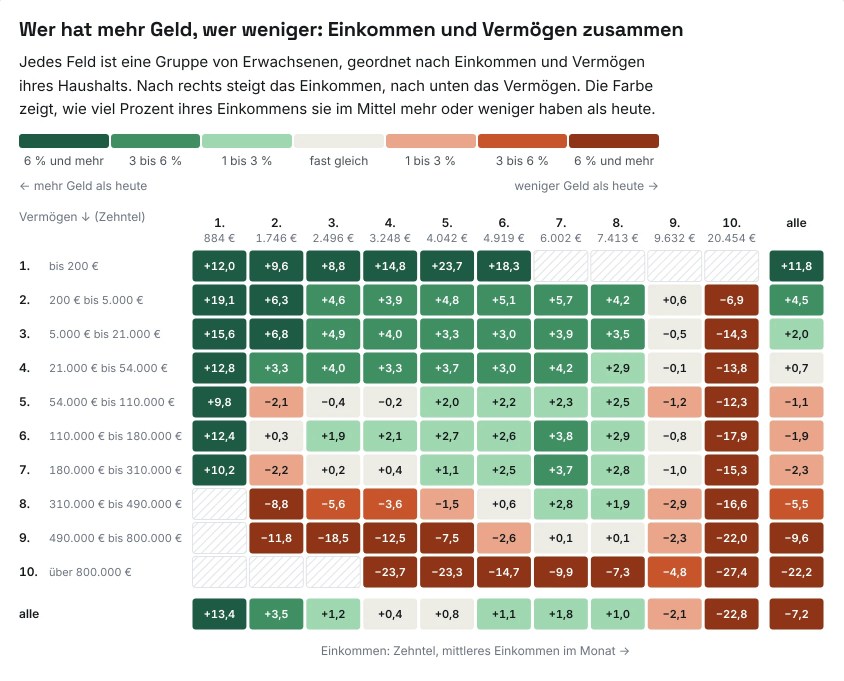
#> input picture bilder/steuerlast/steuerlast-feld-einkommen-vermoegen.webp, 1688 x 1362 px, given in place of steuerlast-feld-einkommen-vermoegen.png, which was not available (shown at 1/2 size)
$ python steuerlast-schnitt.py
#> lines starting #> are read from the running program, lines starting #| are printed output that depends on the picture
from PIL import Image, ImageDraw
import os
D=os.environ.get('QUELLE','/mnt/project-files/rechenmodell-mikrosim/v0.3/steuerlast/')   # Buch Version 41: .../version-41/steuerlast/
O='/home/user/mut-zur-zukunft/bilder/steuerlast/'
plan={
 'steuerlast-feld-einkommen-vermoegen':[(8,100),(200,1440)],
 'steuerlast-nach-einkommen':[(8,960)],
 'steuerlast-anteile':[(8,700)],
 'steuerlast-nach-vermoegen':[(8,790)],
 'wer-bezahlt-einkommen-vermoegen':[(8,100),(200,1200)],
 'vermoegen-sparen':[(8,100),(200,1240)],
}
for f,segs in plan.items():
    if not os.path.exists(D+f+'.png'):
        print(f,'fehlt in der Quelle, bleibt wie es ist'); continue
    im=Image.open(D+f+'.png').convert('RGB')
#> im is the input picture: PIL image 1688x1362 RGB; mean R, G, B 210, 211.7, 201.9
    if f=='steuerlast-nach-einkommen':
        ImageDraw.Draw(im).rectangle([1080,36,1680,120],fill=(255,255,255))
    W=im.width-8
#> W = 1680
    parts=[im.crop((4,a,im.width-4,b)) for a,b in segs]
#> parts = 2 items
    H=sum(p.height for p in parts)+30
#> H = 1362
    out=Image.new('RGB',(W,H),(255,255,255)); y=0
#> after `out = Image.new('RGB', (W, H), (255, 255, 255))`: out: PIL image 1680x1362 RGB; every value is 255
    for p in parts: out.paste(p,(0,y)); y+=p.height
#> this loop made 2 passes
#> y on passes 1 to 2: 92, 1332
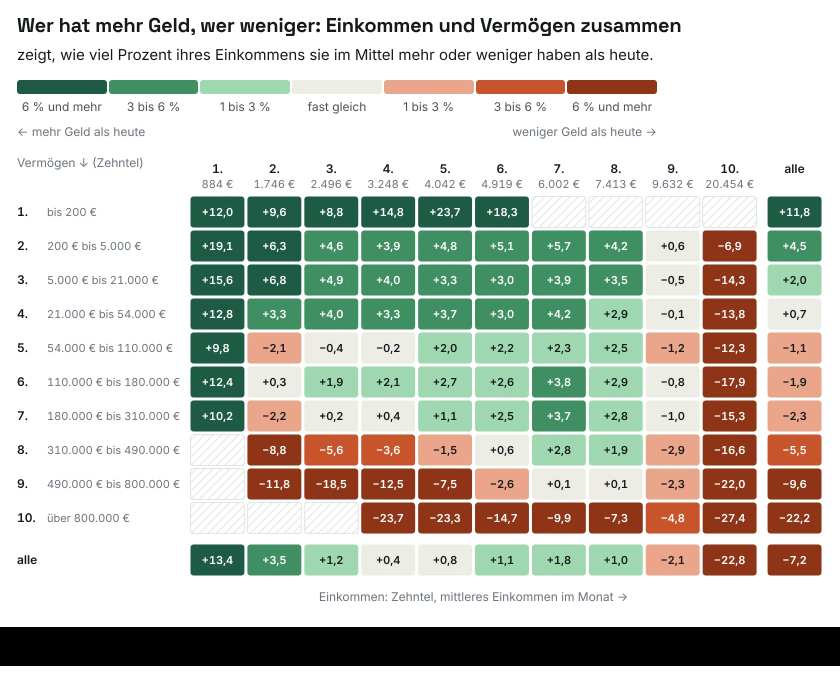
#> out: PIL image 1680x1362 RGB (shown at 1/2 size); mean R, G, B 196.7, 198.4, 188.6
#> after the loop, y = 1332
    out.save(O+f+'.webp',quality=88,method=6)
    print(f,out.size)
#| steuerlast-feld-einkommen-vermoegen (1680, 1362)
#> pass 2 of the loop `for f,segs in plan.items():`:
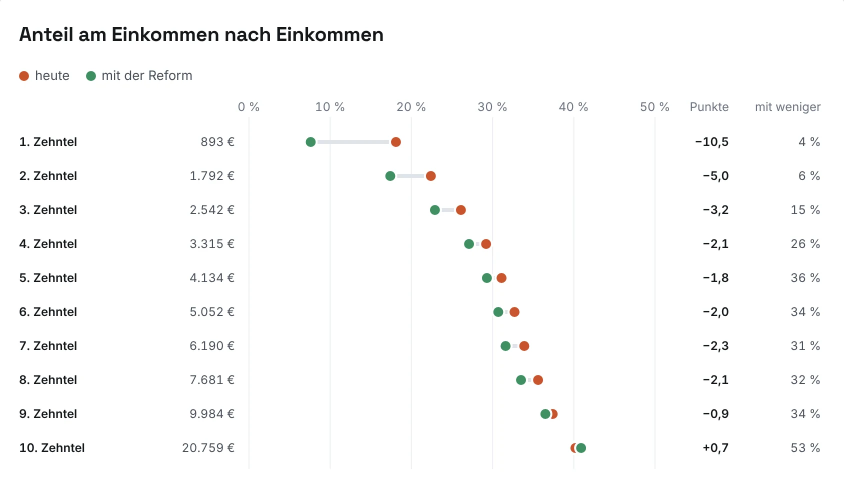
#> input picture bilder/steuerlast/steuerlast-nach-einkommen.webp, 1688 x 982 px, given in place of steuerlast-nach-einkommen.png, which was not available (shown at 1/2 size)
#> im is the input picture: PIL image 1688x982 RGB; mean R, G, B 250.7, 250.8, 250.7
#> parts = 1 item
#> H = 982
#> the loop `for p in parts: out.paste(p,(0,y)); y+=p.height` made 1 pass
#> y on pass 1: 952
#> after the loop `for p in parts: out.paste(p,(0,y)); y+=p.height`:
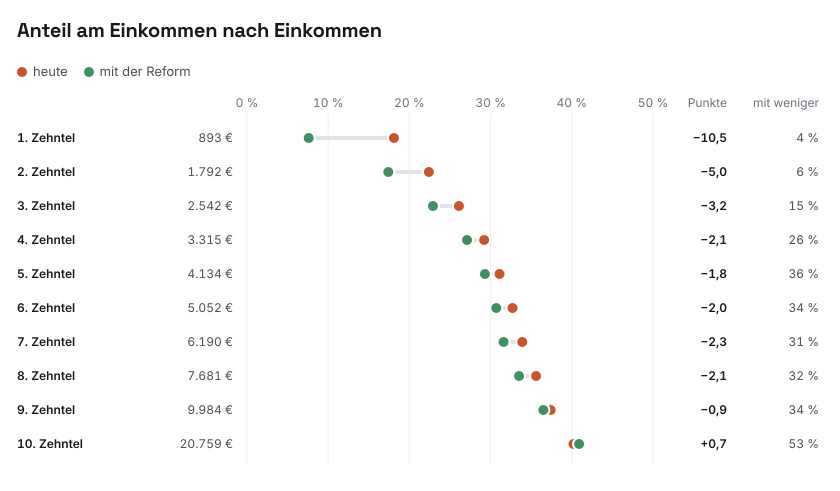
#> out: PIL image 1680x982 RGB (shown at 1/2 size); mean R, G, B 250.7, 250.8, 250.6
#> after the loop `for p in parts: out.paste(p,(0,y)); y+=p.height`: y = 952
#| steuerlast-nach-einkommen (1680, 982)
#> pass 3 of the loop `for f,segs in plan.items():`:
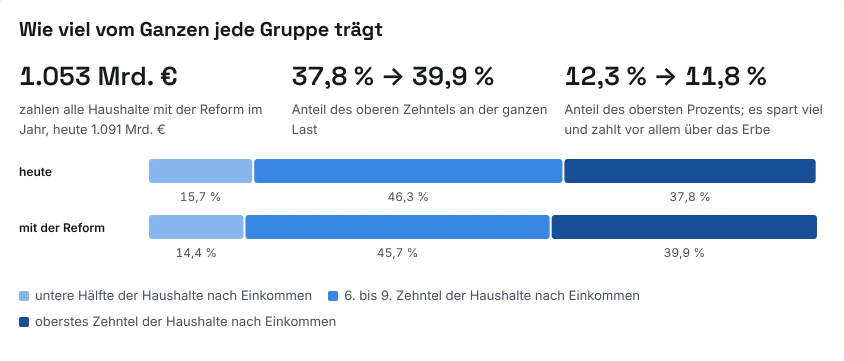
#> input picture bilder/steuerlast/steuerlast-anteile.webp, 1688 x 722 px, given in place of steuerlast-anteile.png, which was not available (shown at 1/2 size)
#> im is the input picture: PIL image 1688x722 RGB; mean R, G, B 226.1, 233, 241.5
#> H = 722
#> the loop `for p in parts: out.paste(p,(0,y)); y+=p.height` made 1 pass
#> y on pass 1: 692
#> after the loop `for p in parts: out.paste(p,(0,y)); y+=p.height`:
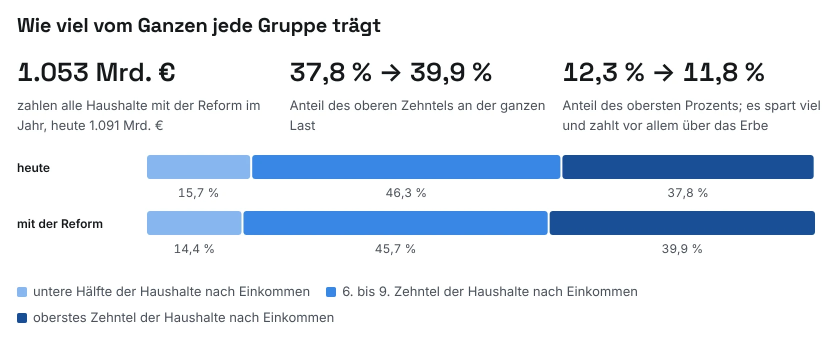
#> out: PIL image 1680x722 RGB (shown at 1/2 size); mean R, G, B 225.9, 232.9, 241.4
#> after the loop `for p in parts: out.paste(p,(0,y)); y+=p.height`: y = 692
#| steuerlast-anteile (1680, 722)
#> the loop made 6 passes; the first 3 are shown
